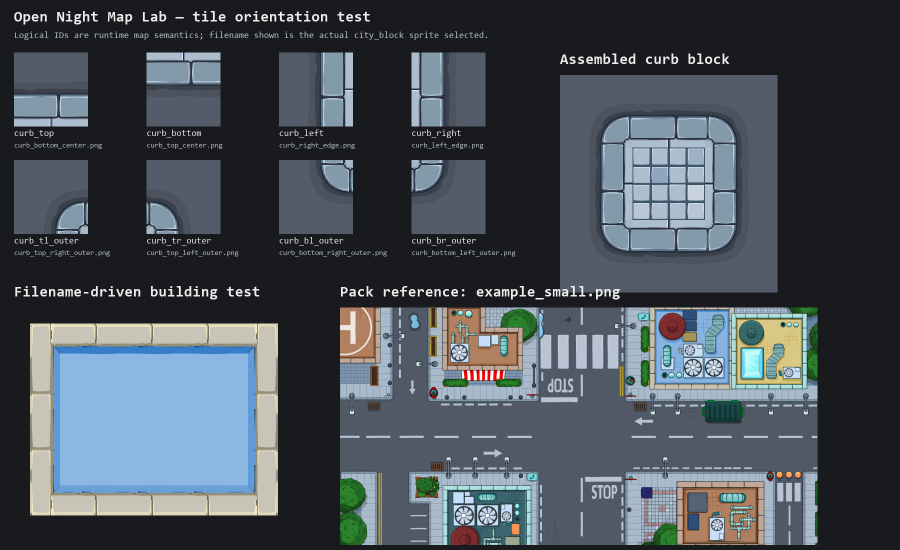
#> input picture artifacts/map_lab/current/TILE_ORIENTATION_TEST.png, 1800 x 1100 px (shown at 1/2 size)
$ python make_icon.py ../../artifacts/map_lab/current/TILE_ORIENTATION_TEST.png out.png
#> lines starting #> are read from the running program, lines starting #| are printed output that depends on the picture
from __future__ import annotations

import argparse
from pathlib import Path

from PIL import Image


def build_icon(source: Path, output: Path) -> None:
    logo = Image.open(source).convert("RGBA")
    alpha_box = logo.getchannel("A").getbbox()
#> alpha_box = (0, 0, 1800, 1100)
    if alpha_box:
        logo = logo.crop(alpha_box)

    # The emblem occupies the upper part of the portrait lockup and remains
    # recognizable at taskbar sizes; the wordmark is intentionally omitted.
    emblem_height = max(1, int(logo.height * 0.72))
#> emblem_height = 792
    emblem = logo.crop((0, 0, logo.width, emblem_height))
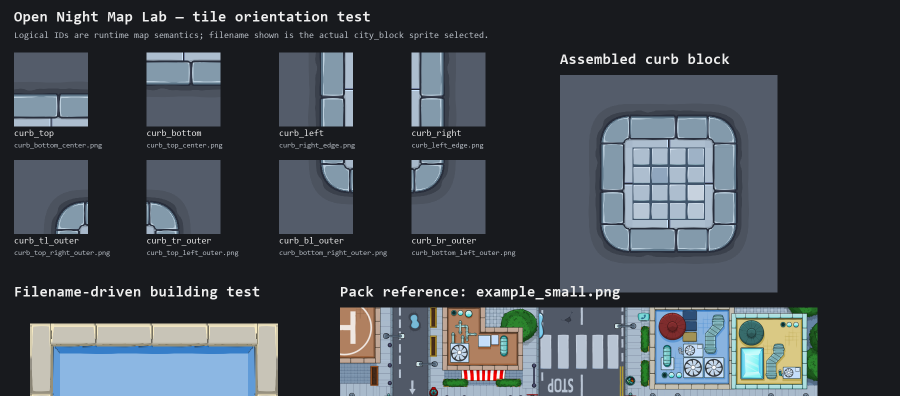
#> emblem: PIL image 1800x792 RGBA (shown at 1/2 size); mean R, G, B, A 65.4, 72, 79, 255
    emblem.thumbnail((448, 448), Image.Resampling.LANCZOS)
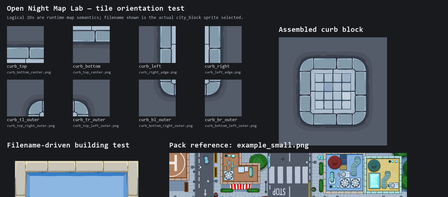
#> emblem: PIL image 448x197 RGBA; mean R, G, B, A 65.4, 72, 79, 255

    canvas = Image.new("RGBA", (512, 512), (0, 0, 0, 0))
#> canvas: PIL image 512x512 RGBA; every value is 0
    x = (canvas.width - emblem.width) // 2
#> x = 32
    y = (canvas.height - emblem.height) // 2
#> y = 157
    canvas.alpha_composite(emblem, (x, y))
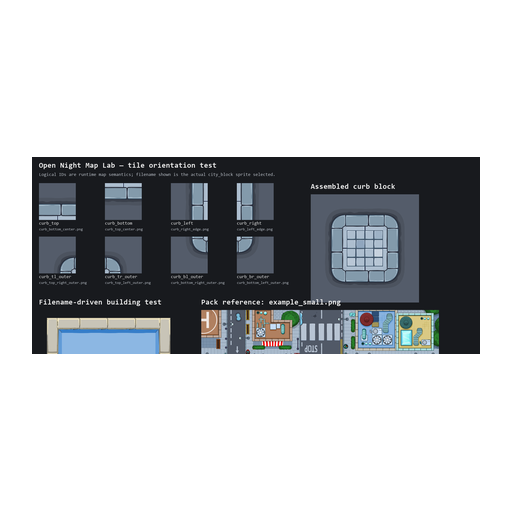
#> canvas: PIL image 512x512 RGBA; mean R, G, B, A 22, 24.3, 26.6, 85.9; transparent parts drawn white

    output.parent.mkdir(parents=True, exist_ok=True)
    canvas.save(
        output,
        format="ICO",
        sizes=((16, 16), (24, 24), (32, 32), (48, 48), (64, 64), (128, 128), (256, 256)),
    )


def main() -> int:
    parser = argparse.ArgumentParser(description="Build the Snakepit Windows application icon")
    parser.add_argument("source", type=Path)
    parser.add_argument("output", type=Path)
    args = parser.parse_args()
    build_icon(args.source, args.output)
    return 0


if __name__ == "__main__":
    raise SystemExit(main())
#> (the program exits here)

$ run again, on artifacts/map_lab/current/GROUND_DIFF.png
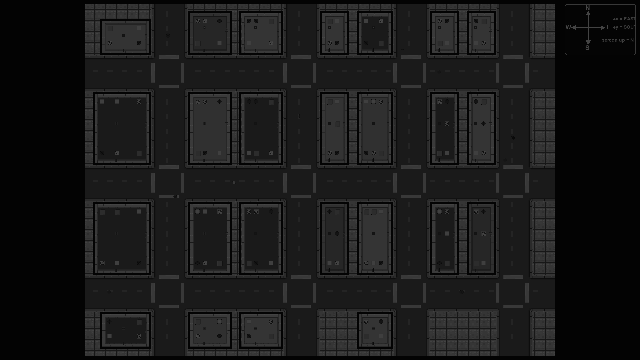
#> input picture artifacts/map_lab/current/GROUND_DIFF.png, 640 x 360 px
#> alpha_box = (0, 0, 640, 360)
#> in build_icon, `emblem = logo.crop((0, 0, logo.width, emblem_height))`:
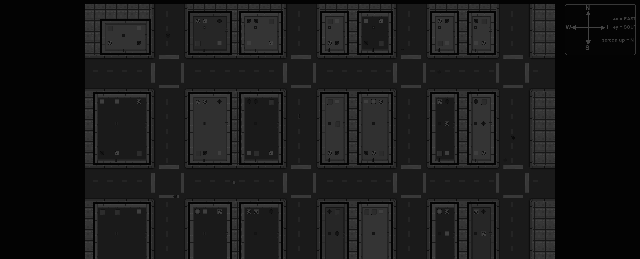
#> emblem: PIL image 640x259 RGBA; mean R, G, B, A 25.1, 25.1, 25.1, 255
#> in build_icon, `canvas.alpha_composite(emblem, (x, y))`:
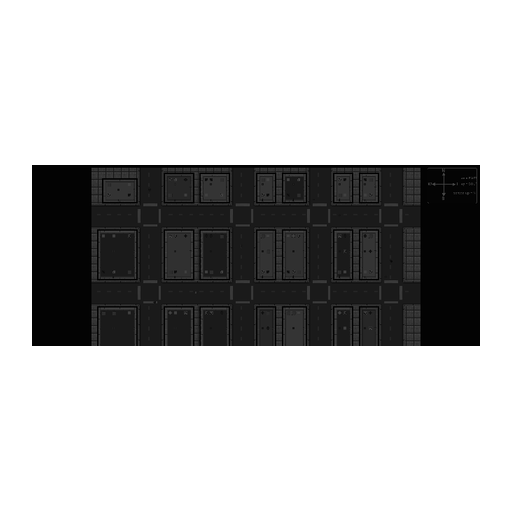
#> canvas: PIL image 512x512 RGBA; mean R, G, B, A 7.8, 7.8, 7.8, 78.9; transparent parts drawn white

$ run again, on artifacts/map_lab/current/GROUND_INTERSECTION.png
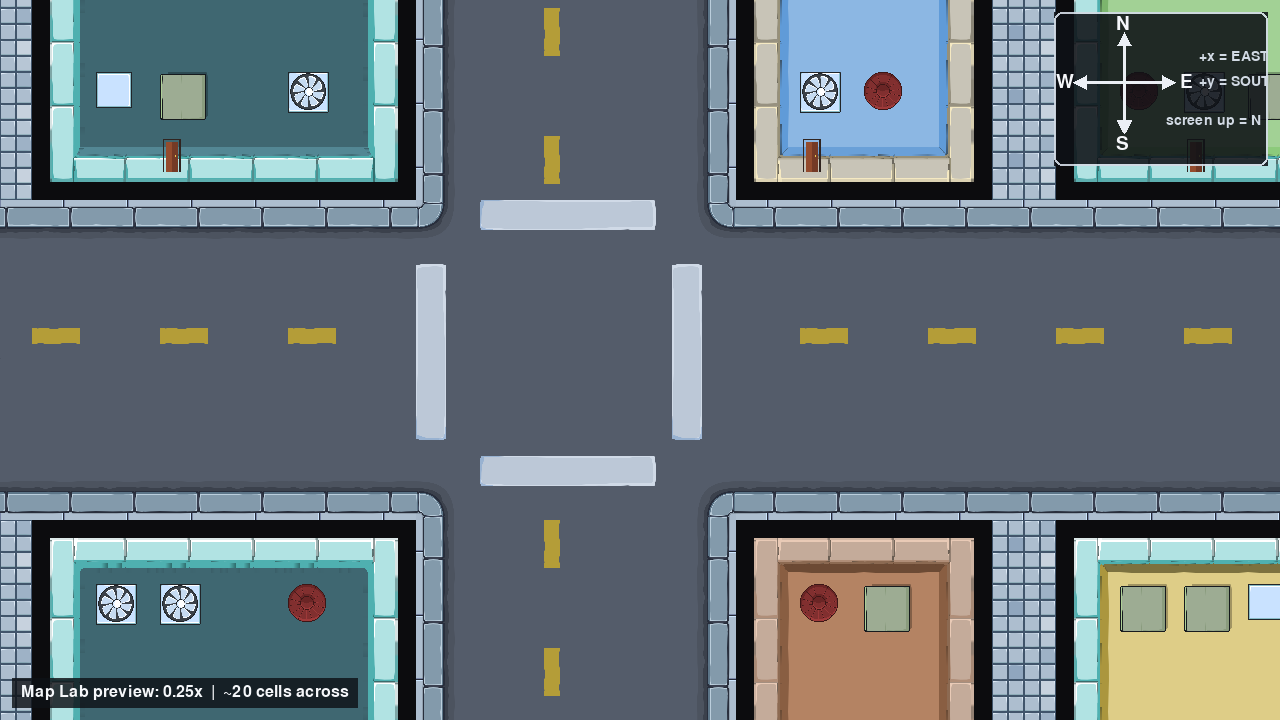
#> input picture artifacts/map_lab/current/GROUND_INTERSECTION.png, 1280 x 720 px
#> alpha_box = (0, 0, 1280, 720)
#> in build_icon, `emblem.thumbnail((448, 448), Image.Resampling.LANCZOS)`:
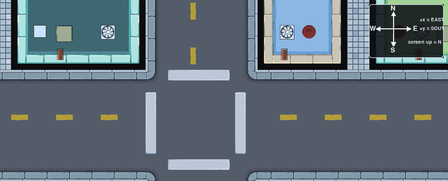
#> emblem: PIL image 448x181 RGBA; mean R, G, B, A 95.5, 109.1, 120.2, 255
#> in build_icon, `canvas.alpha_composite(emblem, (x, y))`:
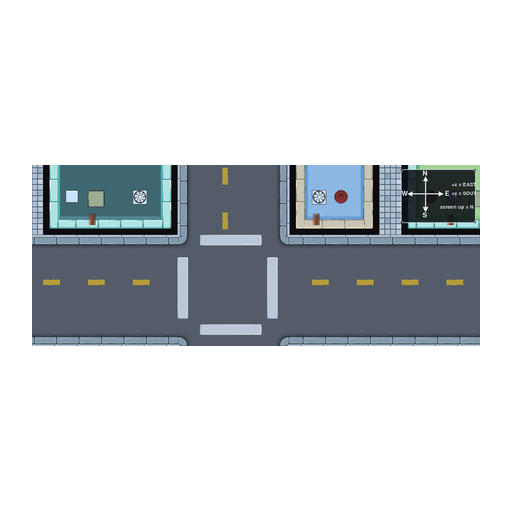
#> canvas: PIL image 512x512 RGBA; mean R, G, B, A 29.5, 33.7, 37.2, 78.9; transparent parts drawn white
